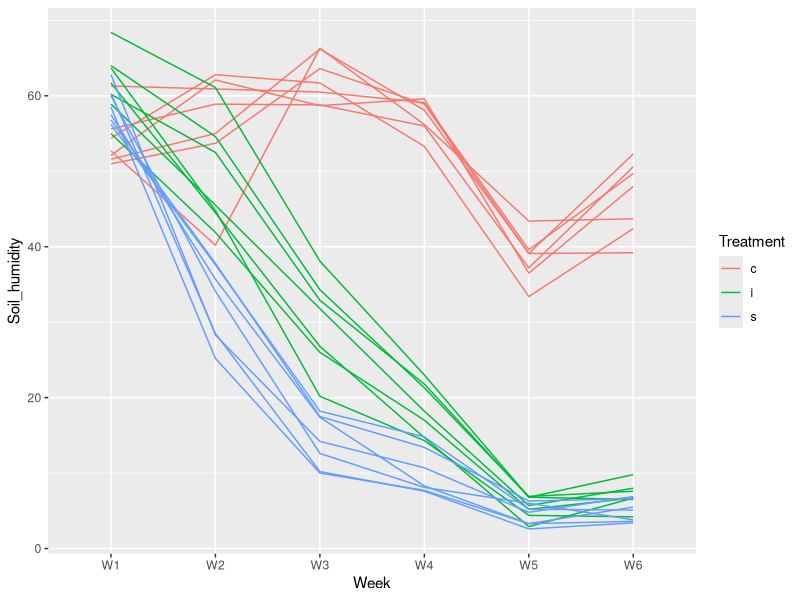
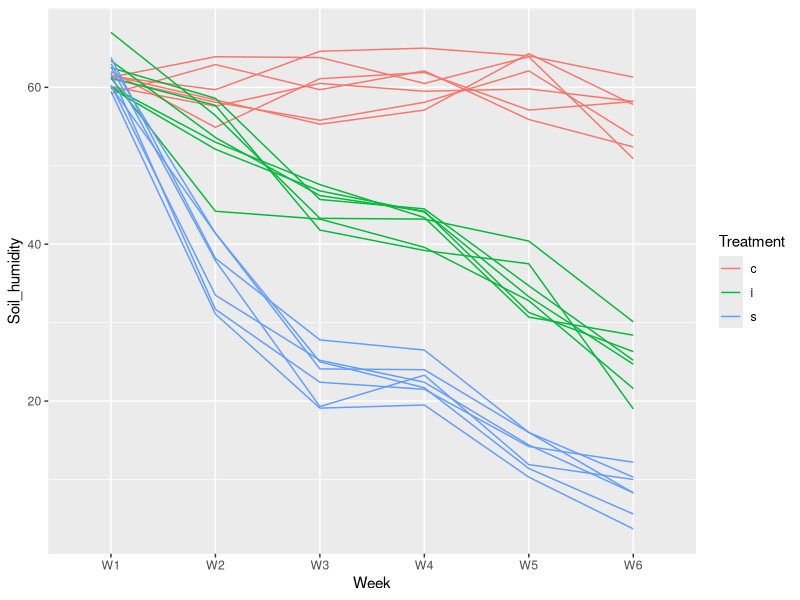
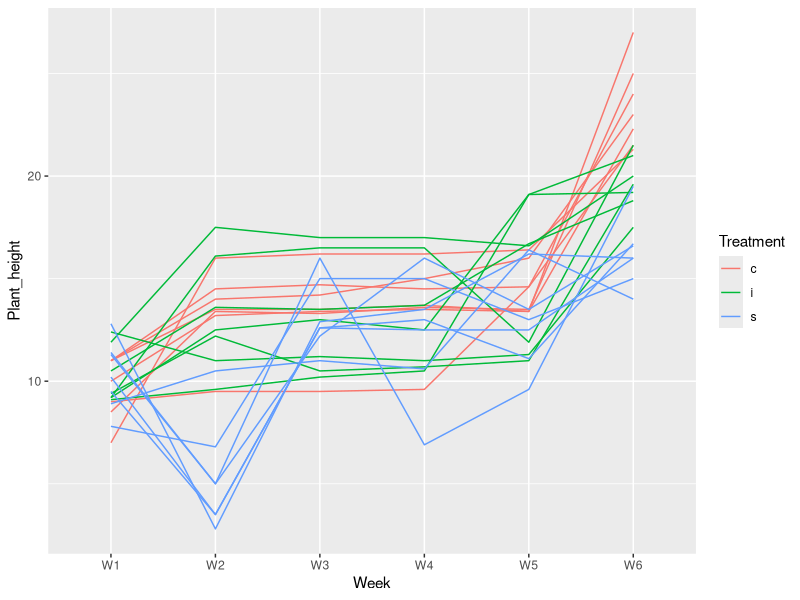

The R source for these figures, in order: (Note: this script raises an error after producing the figures.)
## ---- chunk 1
knitr::opts_chunk$set(echo = TRUE)
# install.packages("readxl", dependencies = TRUE)
# install.packages("ggplot2", dependencies = TRUE)
# install.packages(c("ggplot2", "ggpubr", "tidyverse", "broom", "AICcmodavg"), , dependencies = TRUE)
library(ggplot2)
library(ggpubr)
library(tidyverse)
library(broom)
library(ggplot2)
## ---- chunk 2
readxl::read_excel("data_dec/water_stress.xlsx")
d0 <- readxl::read_excel("data_dec/water_stress.xlsx", sheet = "Data")
## ---- chunk 3
# For Solanum lycopersicum

s1 <- d0[d0$Species=="Solanum lycopersicum",]
ggplot(s1, aes(x= Week, y= Soil_humidity, group= PlantId, color= Treatment)) + 
  geom_line()
  
# For 	Lolium perenne
s2 <- d0[d0$Species=="Lolium perenne",]
ggplot(s2, aes(x= Week, y= Soil_humidity, group= PlantId, color= Treatment)) + 
  geom_line() 
## ---- chunk 4
# For 	Raphanus sativus

s3 <- d0[d0$Species=="Raphanus sativus",]
ggplot(s3, aes(x= Week, y= Plant_height, group= PlantId, color= Treatment)) + 
  geom_line()
## ---- chunk 5

#performing the ANOVA analysis

d1 <- d0[d0$Week == "W6" , c("Treatment", "Species", "Plant_height") ]
d1 <- na.exclude(d1) #remove the ones with empty cells 
lm1 <- lm(Plant_height ~ Treatment + Species, data=d1)
anova(lm1)


#second try

rl <- length(levels(as.factor(d0$Species)))*3

df0 <- data.frame(Treatment = character(), Species = character(), Letters = character())
df0[1:rl,] <- NA
k = 1
i <- levels(as.factor(d0$Species))[1]
for (i in levels(as.factor(d0$Species))) {
  

d2 <- d1[d1$Species == i,]


model <- aov(Plant_height~Treatment, data =d2 )


hsd <-HSD.test(model, "Treatment")

df0$Treatment[k:(k+2)] <- row.names(hsd$groups)
df0$Species [k:(k+2)] <- i
df0$Letters [k:(k+2)] <- hsd$groups$groups

k <- k+3 
}





# plotting the ANOVA results







ggplot(d1, aes(x= Treatment, y= Plant_height, fill= Species)) + 
  geom_boxplot() +
  facet_grid(. ~ Species) +
  theme(strip.text.x = element_text(size=0)) +
  geom_text(data =df0 , aes(y = 85, label = Letters))

